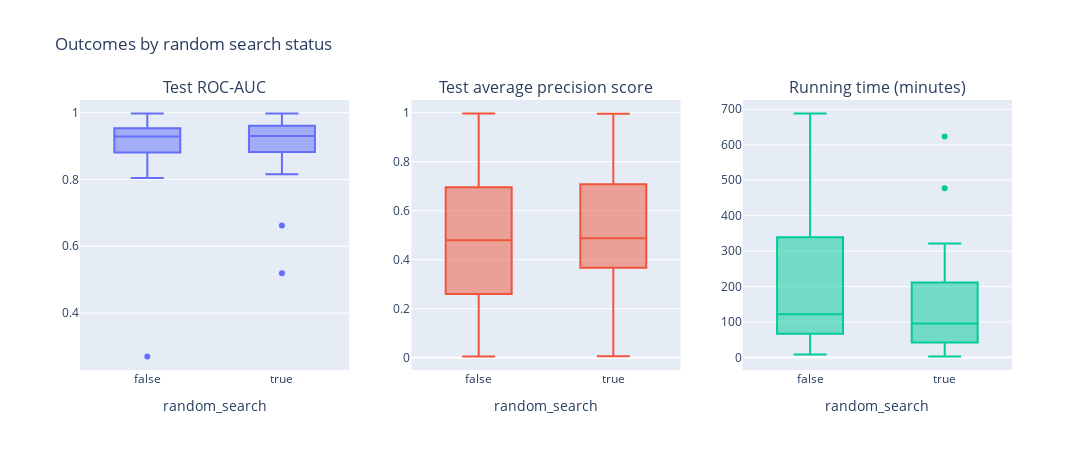

The code cell stored with this chart in its notebook:
### Markdown cell above
#### Boxplot of performance metrics by random search status

### Code cell
# Boxplots for the distribution of outcomes by equality of best hyper-parameter:
fig = make_subplots(rows=1, cols=3,
                    subplot_titles=("Test ROC-AUC", "Test average precision score", "Running time (minutes)"))

# First plot:
fig.add_trace(
    go.Box(x=metrics_gbm['random_search'], y=metrics_gbm['test_roc_auc'], name='roc_auc'),
    row=1, col=1, secondary_y=False)

# Second plot:
fig.add_trace(
    go.Box(x=metrics_gbm['random_search'], y=metrics_gbm['test_prec_avg'], name='prec_avg'),
    row=1, col=2, secondary_y=False)

# Third plot:
fig.add_trace(
    go.Box(x=metrics_gbm['random_search'], y=metrics_gbm['running_time'], name='running_time'),
    row=1, col=3, secondary_y=False)

# Changing layout:
fig.update_layout(
    title_text='Outcomes by random search status',
    width=1100,
    height=450,
    showlegend=False
)

# Changing axes:
fig.update_xaxes(title_text="random_search", row=1, col=1)
fig.update_xaxes(title_text="random_search", row=1, col=2)
fig.update_xaxes(title_text="random_search", row=1, col=3)

fig.show()

### Figure 1 — Plotly figure (JSON) as saved in the notebook; plotly's stock layout.template omitted (floating-point values rounded to 4 significant figures)
{"data": [{"name": "roc_auc", "type": "box", "x": [false, false, false, false, false, false, false, false, false, false, false, false, false, false, false, false, false, false, false, false, false, false, false, false, false, false, false, false, false, false, true, true, true, true, true, true, true, true, true, true, true, true, true, true, true, true, true, true, true, true, true, true, true, true, true, true, true, true, true, true], "xaxis": "x", "y": [0.8314, 0.8805, 0.9534, 0.9414, 0.9233, 0.9443, 0.8755, 0.9694, 0.8958, 0.8186, 0.9396, 0.8041, 0.9424, 0.8982, 0.9089, 0.9214, 0.9386, 0.9611, 0.8876, 0.9334, 0.8114, 0.9949, 0.9975, 0.2699, 0.8756, 0.9681, 0.9682, 0.9472, 0.9845, 0.9201, 0.8635, 0.882, 0.9386, 0.9372, 0.922, 0.9403, 0.8825, 0.9633, 0.9669, 0.9471, 0.9191, 0.9121, 0.9606, 0.9236, 0.8441, 0.8157, 0.9946, 0.9973, 0.5188, 0.8809, 0.9703, 0.9667, 0.9037, 0.8996, 0.6622, 0.9436, 0.9446, 0.919, 0.9496, 0.9847], "yaxis": "y"}, {"name": "prec_avg", "type": "box", "x": [false, false, false, false, false, false, false, false, false, false, false, false, false, false, false, false, false, false, false, false, false, false, false, false, false, false, false, false, false, false, true, true, true, true, true, true, true, true, true, true, true, true, true, true, true, true, true, true, true, true, true, true, true, true, true, true, true, true, true, true], "xaxis": "x2", "y": [0.459, 0.6101, 0.4636, 0.6258, 0.5853, 0.6629, 0.753, 0.6962, 0.4493, 0.1071, 0.4539, 0.06149, 0.2488, 0.4734, 0.2597, 0.4465, 0.3769, 0.7396, 0.1137, 0.2077, 0.2295, 0.9791, 0.9969, 0.004968, 0.6977, 0.8087, 0.6384, 0.4863, 0.8495, 0.6262, 0.454, 0.6023, 0.3988, 0.613, 0.5895, 0.7094, 0.7618, 0.5204, 0.636, 0.3674, 0.4323, 0.2117, 0.7494, 0.3191, 0.138, 0.2414, 0.9786, 0.9959, 0.005877, 0.7084, 0.7958, 0.674, 0.5729, 0.4525, 0.03489, 0.4107, 0.3825, 0.3648, 0.4332, 0.7925], "yaxis": "y2"}, {"name": "running_time", "type": "box", "x": [false, false, false, false, false, false, false, false, false, false, false, false, false, false, false, false, false, false, false, false, false, false, false, false, false, false, false, false, false, false, true, true, true, true, true, true, true, true, true, true, true, true, true, true, true, true, true, true, true, true, true, true, true, true, true, true, true, true, true, true], "xaxis": "x3", "y": [34.45, 82.22, 137.1, 143.6, 126.4, 380.6, 25.3, 338.9, 688.1, 74.93, 462.4, 147.6, 117.0, 78.33, 42.55, 429.1, 133.1, 67.58, 41.77, 66.55, 33.07, 151.9, 69.65, 7.95, 352.7, 99.45, 253.6, 397.5, 623.7, 38.88, 29.55, 44.58, 114.6, 87.5, 91.57, 258.2, 14.37, 255.7, 102.6, 129.9, 75.95, 29.27, 42.23, 29.8, 45.97, 25.93, 83.65, 66.18, 2.6, 215.6, 113.8, 177.5, 28.1, 623.4, 117.7, 211.4, 100.3, 321.5, 298.2, 477.2], "yaxis": "y3"}], "layout": {"annotations": [{"font": {"size": 16}, "showarrow": false, "text": "Test ROC-AUC", "x": 0.1444, "xanchor": "center", "xref": "paper", "y": 1, "yanchor": "bottom", "yref": "paper"}, {"font": {"size": 16}, "showarrow": false, "text": "Test average precision score", "x": 0.5, "xanchor": "center", "xref": "paper", "y": 1, "yanchor": "bottom", "yref": "paper"}, {"font": {"size": 16}, "showarrow": false, "text": "Running time (minutes)", "x": 0.8556, "xanchor": "center", "xref": "paper", "y": 1, "yanchor": "bottom", "yref": "paper"}], "height": 450, "showlegend": false, "title": {"text": "Outcomes by random search status"}, "width": 1100, "xaxis": {"anchor": "y", "domain": [0, 0.2889], "title": {"text": "random_search"}}, "xaxis2": {"anchor": "y2", "domain": [0.3556, 0.6444], "title": {"text": "random_search"}}, "xaxis3": {"anchor": "y3", "domain": [0.7111, 1], "title": {"text": "random_search"}}, "yaxis": {"anchor": "x", "domain": [0, 1]}, "yaxis2": {"anchor": "x2", "domain": [0, 1]}, "yaxis3": {"anchor": "x3", "domain": [0, 1]}}}
